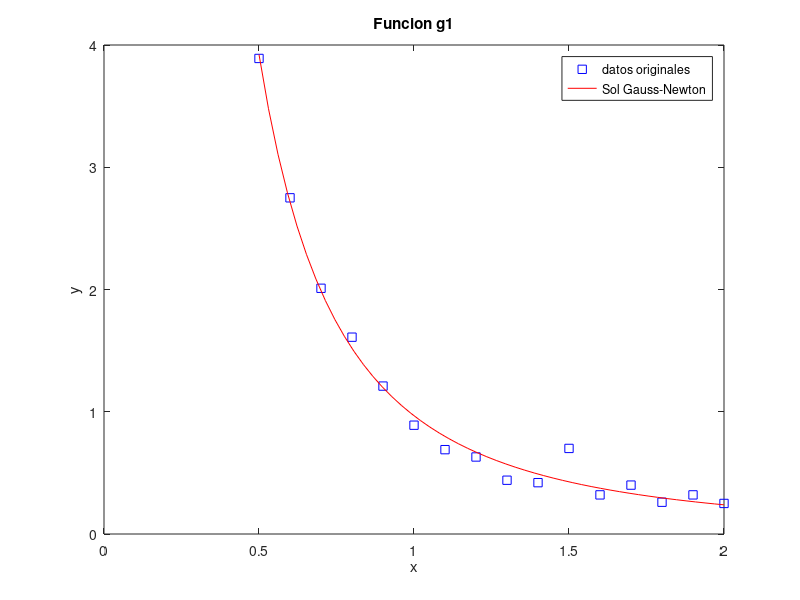
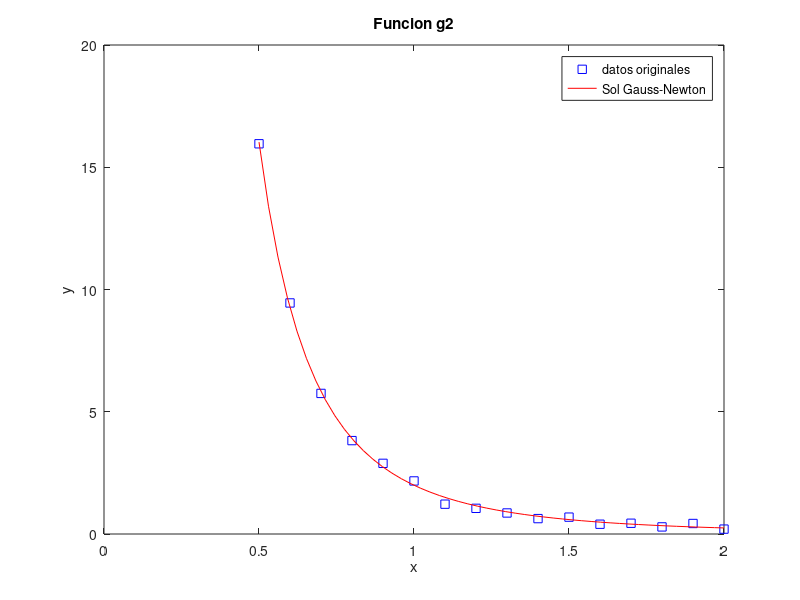

Write the MATLAB code that produced these figures, in order.
X = [0.5,0.6,0.7,0.8,0.9,1.0,1.1,1.2,1.3,1.4,1.5,1.6,1.7,1.8,1.9,2.0]';
Y1 = [3.89,2.75,2.01,1.61,1.21,0.89,0.69,0.63,0.44,0.42,0.70,0.32,0.40,0.26,0.32,0.25]';
Y2 = [15.96,9.45,5.75,3.82,2.89,2.17,1.22,1.05,0.86,0.63,0.69,0.40,0.44,0.29,0.43,0.20]';

%   n cantidad de muestras 
n = length(X);

function C = PMCLQR(A,Y)
  % Resuelve el PMCL  min(|| AC - Y ||^2) usando descomp QR
  % Matriz A m x n ; vector Y m x 1
  % Calculo matriz Q reducida (1eras n filas de Q)
  % Q = [Q_r Q2]
  [m n] = size(A);
  Q_r = zeros(m,n);
  Q_r(:,1) = A(:,1)/norm(A(:,1));
  for i = 2:n;
    aux = A(:,i);
    for j = 1:(i-1);
      aux = aux - dot(A(:,i),Q_r(:,j))*Q_r(:,j);
    end
  Q_r(:,i) = aux/norm(aux);
  end
  % Calculo matriz R reducida (1eras n filas de R)
  % R = [   R_r  ]
  %     [0 0 .. 0]
  R_r = Q_r'*A;
  % Los elementos fuera del triangulo quedan en x10^-17 etc, entonces los hago cero.
  for i = 1:n;
    for j = 1:(i-1);
    R_r(i,j) = 0;
    end
  end
  % Resuelvo el sistema por sustitucion hacia atras
  ec_opt.UT = true;
  C = linsolve(R_r,Q_r'*Y,ec_opt);
end % PMCLQR

function PCk = PMCNL(PCinit,X,Y,iter=10)
  % Calcula la solucion al PMCNL con datos X e Y usando Gauss-Newton
  fun = @(PC) PC(2)*X.^(-PC(1)); % funcion f
  diffun = @(PC) [(-PC(2)*X.^(-PC(1)).*log(X)) (X.^(-PC(1)))]; % jacobiano de f
  PCk = PCinit;
  for i = 1:iter 
    Ak = diffun(PCk);
    Yk = Y - fun(PCk);
    % PCk = PCk + ols(Yk,Ak);
    PCk = PCk + PMCLQR(Ak,Yk);
  endfor
endfunction

% Calculo del error minimizado:
PC = PMCNL([1;1],X,Y1,10);
p = PC(1);
c = PC(2);
error_g1 = sum((c*X.^(-p) - Y1).^2);

QD = PMCNL([1;1],X,Y2,10);
q = QD(1);
d = QD(2);
error_g2 = sum((d*X.^(-q) - Y2).^2);

%---------------------------------------
% Graficas para correccion del modelo: %
%---------------------------------------
% Funcion g1
figure (2)
plot(X, Y1, 'bs')
hold on
vect_X = linspace(X(1),X(n),50);
plot(vect_X, c*vect_X.^(-p), 'r')
title ("Funcion g1");
xlabel ("x");
ylabel ("y");
legend("datos originales", "Sol Gauss-Newton");
%----------------------------
% Funcion g2
figure (4)
plot(X, Y2, 'bs')
hold on
% vect_X = linspace(X(1),X(n),50);
plot(vect_X, d*vect_X.^(-q), 'r')
title ("Funcion g2");
xlabel ("x");
ylabel ("y");
legend("datos originales", "Sol Gauss-Newton");